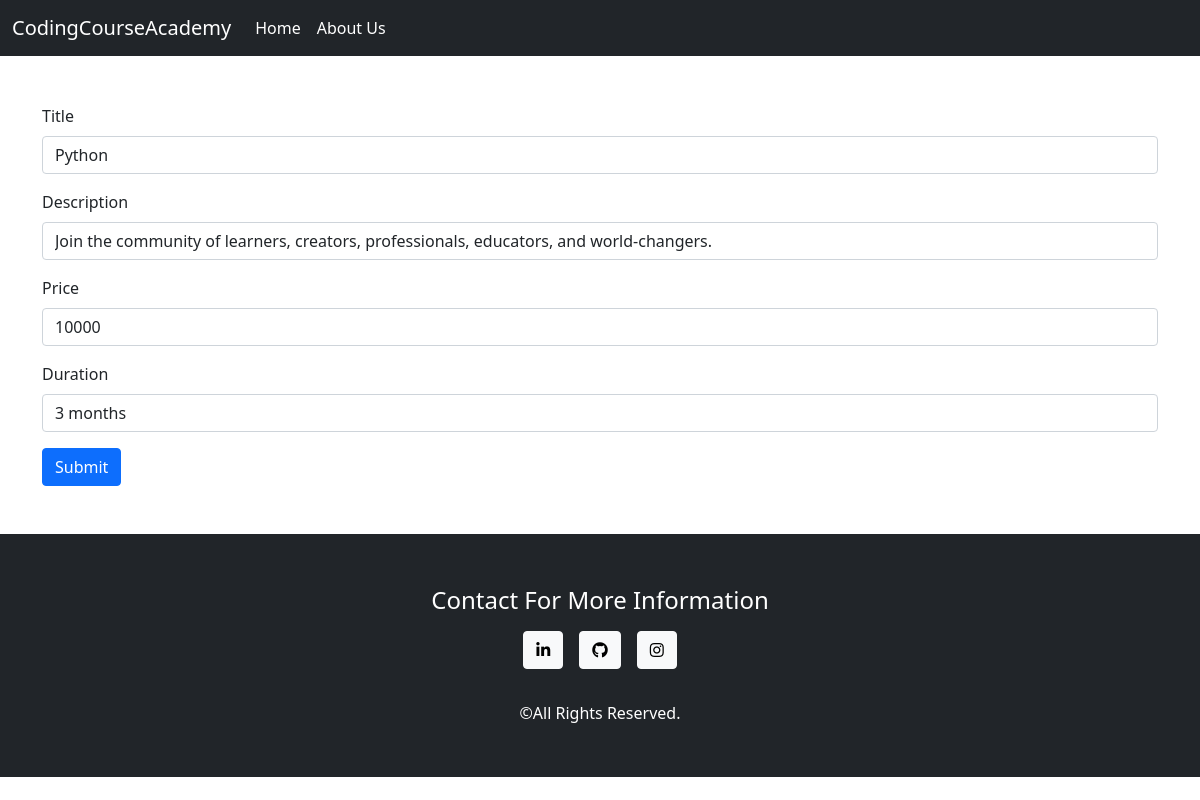
Screenshot of /edit/1 with the database file from the repository.
### course_app/models.py (models this page shows, shortened)
class Course(models.Model):
    title=models.CharField(max_length=50)
    description=models.TextField()
    price=models.IntegerField()
    duration=models.CharField(max_length=25)

### course_app/views.py (the view, shortened to what this page needs)
# urls.py: path('edit/<int:id>',views.edit,name='edit')
def edit(request,id):
   course=Course.objects.get(id=id)
   if request.method=='GET':
    return render(request,'main_app/edit.html',{'course':course})

### course_app/templates/main_app/edit.html (shortened to what this page needs)
{% extends 'core/base.html'%}
{% block content %}
<div class="container">
<form method="POST" >
    <div class="mb-3">
      <label for="title" class="form-label">Title</label>
      <input type="text" class="form-control" id="title" name="title" value="{{course.title}}">
    </div>
    <div class="mb-3">
        <label for="desc" class="form-label">Description</label>
        <input type="text" class="form-control" id="desc" name="desc" value="{{course.description}}">
      </div>
      <div class="mb-3">
        <label for="price" class="form-label">Price</label>
        <input type="text" class="form-control" id="price" name="price" value="{{course.price}}">
      </div>
      <div class="mb-3">
        <label for="duration" class="form-label">Duration</label>
        <input type="text" class="form-control" id="duration" name="duration" value="{{course.duration}}">
      </div>
    <button type="submit" class="btn btn-primary">Submit</button>
  </form>
</div>
{% endblock content %}

### rows the page displays
Course: title "Python", desc "Join the community of learners, creators, professionals, educators, and world-changers.", price "10000", duration "3 months"
